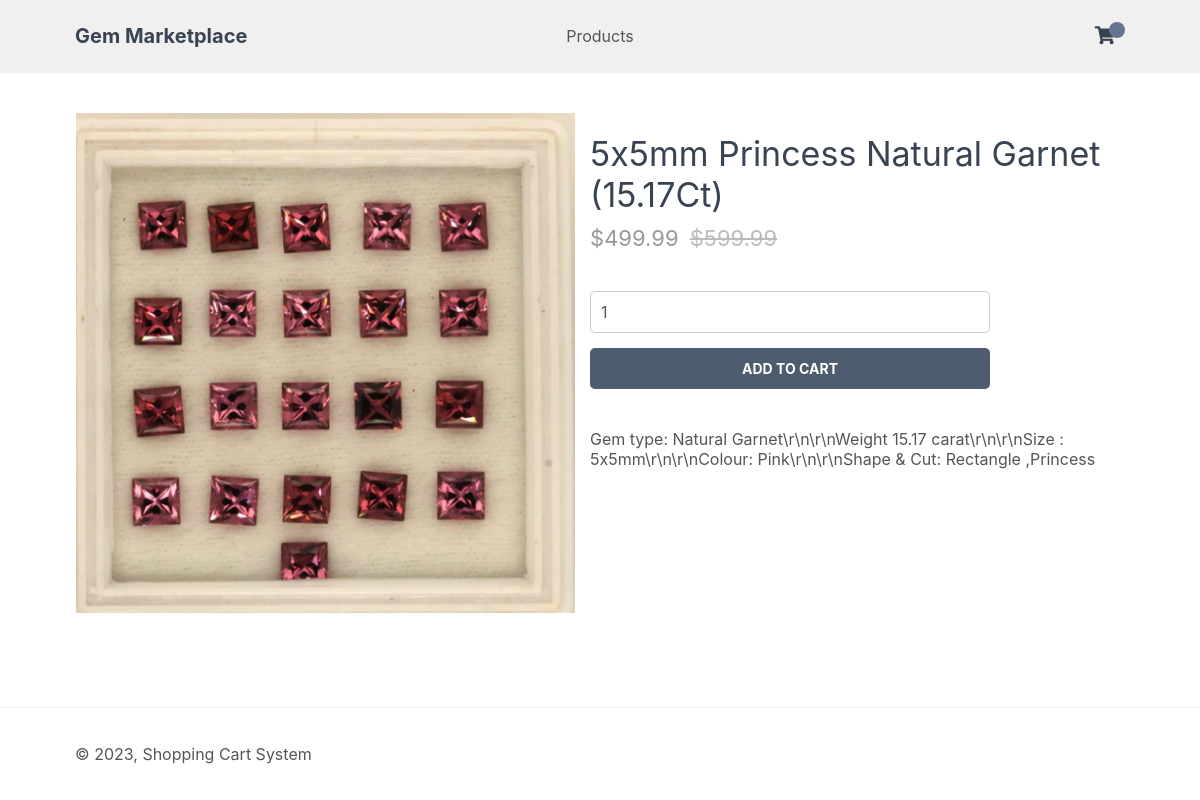
The page /cart/index.php?page=product&id=21 (signed in) on the database its author committed.
### tables this page shows
CREATE TABLE `products` (
  `id` int(11) NOT NULL,
  `name` varchar(200) NOT NULL,
  `desc` text NOT NULL,
  `price` decimal(7,2) NOT NULL,
  `rrp` decimal(7,2) NOT NULL DEFAULT '0.00',
  `quantity` int(11) NOT NULL,
  `img` text NOT NULL,
  `date_added` datetime NOT NULL DEFAULT CURRENT_TIMESTAMP
);

### www/cart/index.php (called while the page is built, shortened)
<?php
include 'functions.php';
$page = isset($_GET['page']) && file_exists($_GET['page'] . '.php') ? $_GET['page'] : 'home';
include $page . '.php';
?>

### www/cart/product.php (the view, shortened to what this page needs)
<?php
if (isset($_GET['id'])) {
    $mysqli = new mysqli('db', 'gem', 'gem', 'gemshop');
    $product_id = $_GET['id'];
    $query = "SELECT * FROM products WHERE id = $product_id";
    $result = $mysqli->query($query);
    if ($result) {
        $product = $result->fetch_assoc();
    } else {
        echo "Error: " . $mysqli->error;
    }
} else {
    exit('Product does not exist!');
}
?>
<?=template_header('Product')?>
<div class="product content-wrapper">
    <img src="imgs/<?=$product['img']?>" width="500" height="500" alt="<?=$product['name']?>">
    <div>
        <h1 class="name"><?=$product['name']?></h1>
        <span class="price">
            &dollar;<?=$product['price']?>
            <?php if ($product['rrp'] > 0): ?>
            <span class="rrp">&dollar;<?=$product['rrp']?></span>
            <?php endif; ?>
        </span>
        <form action="index.php?page=cart" method="post">
            <input type="number" name="quantity" value="1" min="1" max="<?=$product['quantity']?>" placeholder="Quantity" required>
            <input type="submit" value="Add To Cart">
        </form>
        <div class="description">
            <?=$product['desc']?>
        </div>
    </div>
</div>
<?=template_footer()?>

### www/cart/style.css (style rules this page uses)
* { box-sizing: border-box; font-family: -apple-system, BlinkMacSystemFont, "segoe ui", roboto, oxygen, ubuntu, cantarell, "fira sans", "droid sans", "helvetica neue", Arial, sans-serif; font-size: 16px; -webkit-font-smoothing: antialiased; -moz-osx-font-smoothing: grayscale; }
html { height: 100%; }
body { position: relative; min-height: 100%; color: #555555; background-color: #FFFFFF; margin: 0; padding-bottom: 100px; }
h1, h2, h3, h4, h5 { color: #394352; }
.content-wrapper { width: 1050px; margin: 0 auto; }
main > .product { display: flex; padding: 40px 0; }
main > .product > div { padding-left: 15px; }
main > .product h1 { font-size: 34px; font-weight: normal; margin: 0; padding: 20px 0 10px 0; }
main > .product .price { display: block; font-size: 22px; color: #999999; }
main > .product .rrp { color: #BBBBBB; text-decoration: line-through; font-size: 22px; padding-left: 5px; }
main > .product form { display: flex; flex-flow: column; margin: 40px 0; }
main > .product form input[type="number"] { width: 400px; padding: 10px; margin-bottom: 15px; border: 1px solid #ccc; color: #555555; border-radius: 5px; }
main > .product form input[type="submit"] { background: #4e5c70; border: 0; color: #FFFFFF; width: 400px; padding: 12px 0; text-transform: uppercase; font-size: 14px; font-weight: bold; border-radius: 5px; cursor: pointer; }

### rows shown on the page
products: img+name (picture), name "5x5mm Princess Natural Garnet (15.17Ct)", price "499.99", rrp "599.99", desc "Gem type: Natural Garnet\\r\\n\\r\\nWeight 15.17 carat\\r\\n\\r\\nSize : 5x5mm\\r\\n\\r\\nColour: Pink\\r\\n\\r\\nShape & Cut: Rectangle ,Princess"
